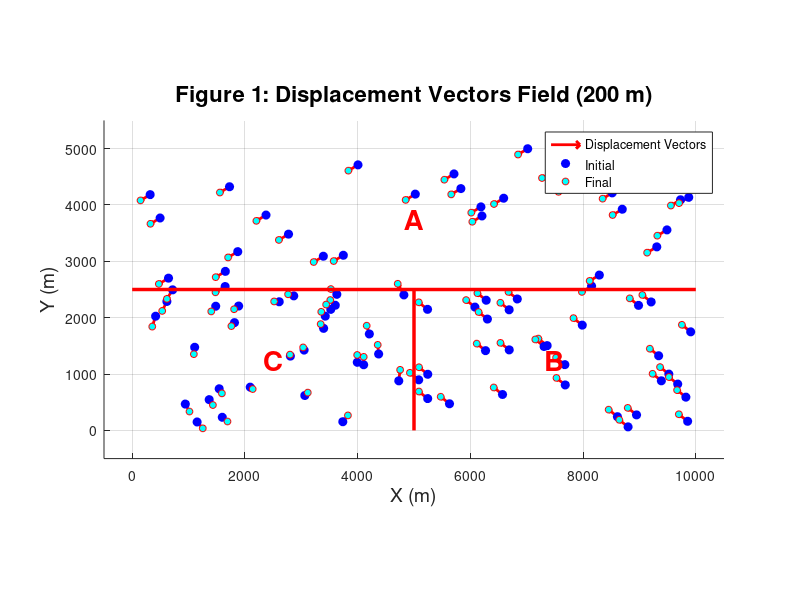
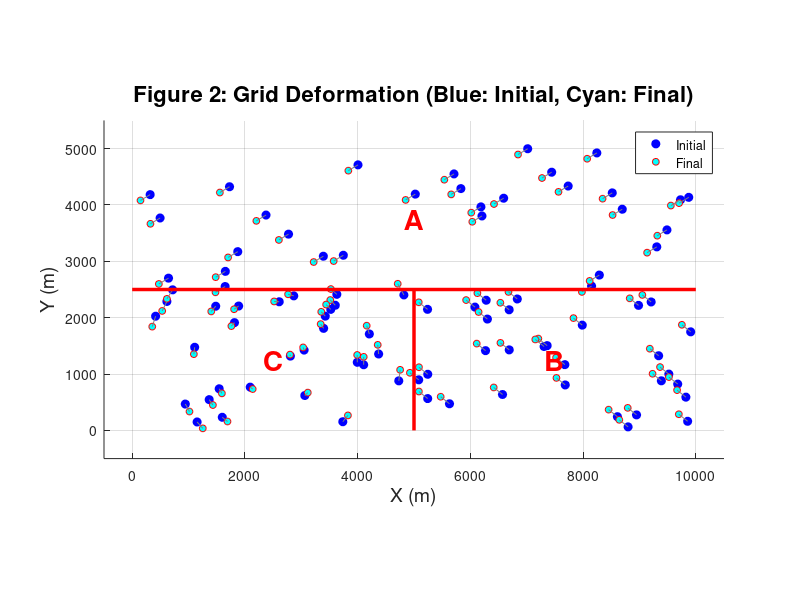

Source code (MATLAB) for these figures, in order: (Note: this script raises an error after producing the figures.)
% Mobin ravan
% Phobos
clear; clc; close all;

%% Parameter Definitions

% Total page dimensions
width = 10000;   % 10 km
height = 5000;   % 5 km

% Defining page boundaries
horizontal_boundary = height / 2;   % 2500 meters
vertical_boundary = width / 2;       % 5000 meters

%% ==================== Grid Points Generation (Random) ====================

n_points_per_page = 30;   % 30 points per page

% Plate A: Upper half (y >= 2500, 0 <= x <= 10000)
xA = rand(n_points_per_page, 1) * width;
yA = rand(n_points_per_page, 1) * (height - horizontal_boundary) + horizontal_boundary;

% Plate B: Bottom-Right (x >= 5000, y < 2500)
xB = rand(n_points_per_page, 1) * (width - vertical_boundary) + vertical_boundary;
yB = rand(n_points_per_page, 1) * horizontal_boundary;

% Plate C: Bottom-Left (x < 5000, y < 2500)
xC = rand(n_points_per_page, 1) * vertical_boundary;
yC = rand(n_points_per_page, 1) * horizontal_boundary;

% Combining all points
X_initial = [xA; xB; xC];
Y_initial = [yA; yB; yC];
n_points = length(X_initial);

%% ==================== Displacement Field Definition (200 m) ====================

% Plate A: Movement towards bottom-left (South-West)
Ux_A = -171.5;
Uy_A = -102.9;

% Plate B: Movement towards top-left (North-West)
Ux_B = -156.2;
Uy_B = +124.9;

% Plate C: Rotational movement around center (2500, 1250)
center_C_x = 2500;
center_C_y = 1250;
rotation_deg = 5;
rotation_rad = rotation_deg * pi / 180;

% Calculating displacement vectors for each point
Ux_initial = zeros(n_points, 1);
Uy_initial = zeros(n_points, 1);

for i = 1:n_points
    x = X_initial(i);
    y = Y_initial(i);
    
    if y >= horizontal_boundary
        % Plate A
        Ux_initial(i) = Ux_A;
        Uy_initial(i) = Uy_A;
    elseif x >= vertical_boundary
        % Plate B
        Ux_initial(i) = Ux_B;
        Uy_initial(i) = Uy_B;
    else
        % Plate C - Rotational
        dx = x - center_C_x;
        dy = y - center_C_y;
        Ux_initial(i) = dx * (cos(rotation_rad) - 1) - dy * sin(rotation_rad);
        Uy_initial(i) = dx * sin(rotation_rad) + dy * (cos(rotation_rad) - 1);
    end
end

% Final coordinates of points
X_final = X_initial + Ux_initial;
Y_final = Y_initial + Uy_initial;

%% ==================== Figure 1: Displacement Vectors (Separate) ====================

figure('Position', [100, 100, 1000, 800]);
hold on;

% Plotting displacement vectors (red arrows)
quiver(X_initial, Y_initial, Ux_initial, Uy_initial, 'r', 'LineWidth', 2, 'AutoScale', 'off');

% Plotting initial (blue) and final (cyan) points
plot(X_initial, Y_initial, 'bo', 'MarkerSize', 6, 'MarkerFaceColor', 'b');
plot(X_final, Y_final, 'ro', 'MarkerSize', 5, 'MarkerFaceColor', 'c');

% Plotting boundaries
plot([0, width], [horizontal_boundary, horizontal_boundary], 'r-', 'LineWidth', 2.5);
plot([vertical_boundary, vertical_boundary], [0, horizontal_boundary], 'r-', 'LineWidth', 2.5);

% Writing plate names
text(width/2, 3*height/4, 'A', 'FontSize', 20, 'FontWeight', 'bold', 'Color', 'r', ...
    'HorizontalAlignment', 'center');
text(3*width/4, height/4, 'B', 'FontSize', 20, 'FontWeight', 'bold', 'Color', 'r', ...
    'HorizontalAlignment', 'center');
text(width/4, height/4, 'C', 'FontSize', 20, 'FontWeight', 'bold', 'Color', 'r', ...
    'HorizontalAlignment', 'center');

% Axis settings
xlabel('X (m)', 'FontSize', 14);
ylabel('Y (m)', 'FontSize', 14);
title('Figure 1: Displacement Vectors Field (200 m)', 'FontSize', 16);
legend('Displacement Vectors', 'Initial', 'Final', 'Location', 'best');
axis equal;
grid on;
xlim([-500, 10500]);
ylim([-500, 5500]);

saveas(gcf, 'Figure1_Displacement_Vectors.jpg');

%% ==================== Figure 2: Network Deformation (Separate) ====================

figure('Position', [100, 100, 1000, 800]);
hold on;

% Plotting initial (blue) and final (cyan) points
plot(X_initial, Y_initial, 'bo', 'MarkerSize', 6, 'MarkerFaceColor', 'b');
plot(X_final, Y_final, 'ro', 'MarkerSize', 5, 'MarkerFaceColor', 'c');

% Plotting connection lines between initial and final points
for i = 1:n_points
    plot([X_initial(i), X_final(i)], [Y_initial(i), Y_final(i)], 'Color', [0.5 0.5 0.5], 'LineWidth', 0.5);
end

% Plotting boundaries
plot([0, width], [horizontal_boundary, horizontal_boundary], 'r-', 'LineWidth', 2.5);
plot([vertical_boundary, vertical_boundary], [0, horizontal_boundary], 'r-', 'LineWidth', 2.5);

% Writing plate names
text(width/2, 3*height/4, 'A', 'FontSize', 20, 'FontWeight', 'bold', 'Color', 'r', ...
    'HorizontalAlignment', 'center');
text(3*width/4, height/4, 'B', 'FontSize', 20, 'FontWeight', 'bold', 'Color', 'r', ...
    'HorizontalAlignment', 'center');
text(width/4, height/4, 'C', 'FontSize', 20, 'FontWeight', 'bold', 'Color', 'r', ...
    'HorizontalAlignment', 'center');

% Axis settings
xlabel('X (m)', 'FontSize', 14);
ylabel('Y (m)', 'FontSize', 14);
title('Figure 2: Grid Deformation (Blue: Initial, Cyan: Final)', 'FontSize', 16);
legend('Initial', 'Final', 'Location', 'best');
axis equal;
grid on;
xlim([-500, 10500]);
ylim([-500, 5500]);

saveas(gcf, 'Figure2_Network_Deformation.jpg');

%% ==================== Figure 3: Displacement in X Direction (Separate) ====================

% Creating a regular grid for contour
x_grid_reg = linspace(0, width, 100);
y_grid_reg = linspace(0, height, 60);
[X_reg, Y_reg] = meshgrid(x_grid_reg, y_grid_reg);
Ux_reg = griddata(X_initial, Y_initial, Ux_initial, X_reg, Y_reg, 'natural');

figure('Position', [100, 100, 1000, 800]);
hold on;

% Plotting filled contour of displacement in X direction
contourf(X_reg, Y_reg, Ux_reg, 30, 'LineStyle', 'none');
colorbar;
colormap('jet');

% Plotting boundaries
plot([0, width], [horizontal_boundary, horizontal_boundary], 'w-', 'LineWidth', 2.5);
plot([vertical_boundary, vertical_boundary], [0, horizontal_boundary], 'w-', 'LineWidth', 2.5);

% Writing plate names
text(width/2, 3*height/4, 'A', 'FontSize', 20, 'FontWeight', 'bold', 'Color', 'k', ...
    'HorizontalAlignment', 'center');
text(3*width/4, height/4, 'B', 'FontSize', 20, 'FontWeight', 'bold', 'Color', 'k', ...
    'HorizontalAlignment', 'center');
text(width/4, height/4, 'C', 'FontSize', 20, 'FontWeight', 'bold', 'Color', 'k', ...
    'HorizontalAlignment', 'center');

% Axis settings
xlabel('X (m)', 'FontSize', 14);
ylabel('Y (m)', 'FontSize', 14);
title('Figure 3: Displacement in X Direction (m)', 'FontSize', 16);
axis equal;
grid on;
xlim([-500, 10500]);
ylim([-500, 5500]);

saveas(gcf, 'Figure3_Displacement_X.jpg');

%% ==================== Continuation: Finite Difference Method (FDM) ====================

n_x_fdm = 50;
n_y_fdm = 30;
x_fdm = linspace(0, width, n_x_fdm);
y_fdm = linspace(0, height, n_y_fdm);
[X_fdm, Y_fdm] = meshgrid(x_fdm, y_fdm);

Ux_fdm = griddata(X_initial, Y_initial, Ux_initial, X_fdm, Y_fdm, 'natural');
Uy_fdm = griddata(X_initial, Y_initial, Uy_initial, X_fdm, Y_fdm, 'natural');

dx_fdm = x_fdm(2) - x_fdm(1);
dy_fdm = y_fdm(2) - y_fdm(1);

E_xx_FDM = zeros(n_y_fdm, n_x_fdm);
E_yy_FDM = zeros(n_y_fdm, n_x_fdm);
E_xy_FDM = zeros(n_y_fdm, n_x_fdm);
Rotation_FDM = zeros(n_y_fdm, n_x_fdm);

for i = 2:n_y_fdm-1
    for j = 2:n_x_fdm-1
        dUx_dx = (Ux_fdm(i, j+1) - Ux_fdm(i, j-1)) / (2 * dx_fdm);
        dUx_dy = (Ux_fdm(i+1, j) - Ux_fdm(i-1, j)) / (2 * dy_fdm);
        dUy_dx = (Uy_fdm(i, j+1) - Uy_fdm(i, j-1)) / (2 * dx_fdm);
        dUy_dy = (Uy_fdm(i+1, j) - Uy_fdm(i-1, j)) / (2 * dy_fdm);
        
        E_xx_FDM(i, j) = dUx_dx;
        E_yy_FDM(i, j) = dUy_dy;
        E_xy_FDM(i, j) = 0.5 * (dUx_dy + dUy_dx);
        Rotation_FDM(i, j) = 0.5 * (dUy_dx - dUx_dy);
    end
end

Dilatation_FDM = E_xx_FDM + E_yy_FDM;
MaxShear_FDM = sqrt(((E_xx_FDM - E_yy_FDM)/2).^2 + E_xy_FDM.^2);

% Edge padding / boundary filling
Dilatation_FDM(1,:) = Dilatation_FDM(2,:);
Dilatation_FDM(end,:) = Dilatation_FDM(end-1,:);
Dilatation_FDM(:,1) = Dilatation_FDM(:,2);
Dilatation_FDM(:,end) = Dilatation_FDM(:,end-1);

MaxShear_FDM(1,:) = MaxShear_FDM(2,:);
MaxShear_FDM(end,:) = MaxShear_FDM(end-1,:);
MaxShear_FDM(:,1) = MaxShear_FDM(:,2);
MaxShear_FDM(:,end) = MaxShear_FDM(:,end-1);

Rotation_FDM(1,:) = Rotation_FDM(2,:);
Rotation_FDM(end,:) = Rotation_FDM(end-1,:);
Rotation_FDM(:,1) = Rotation_FDM(:,2);
Rotation_FDM(:,end) = Rotation_FDM(:,end-1);

%% ==================== Finite Element Method (FEM) ====================

TRI = delaunay(X_initial, Y_initial);
n_triangles = size(TRI, 1);

E_xx_FEM = zeros(n_triangles, 1);
E_yy_FEM = zeros(n_triangles, 1);
E_xy_FEM = zeros(n_triangles, 1);
Rotation_FEM = zeros(n_triangles, 1);

for k = 1:n_triangles
    idx = TRI(k, :);
    x_vertices = X_initial(idx);
    y_vertices = Y_initial(idx);
    ux_vertices = Ux_initial(idx);
    uy_vertices = Uy_initial(idx);
    
    A_mat = [ones(3,1), x_vertices, y_vertices];
    
    coeff_u = A_mat \ ux_vertices;
    coeff_v = A_mat \ uy_vertices;
    
    dUx_dx = coeff_u(2);
    dUx_dy = coeff_u(3);
    dUy_dx = coeff_v(2);
    dUy_dy = coeff_v(3);
    
    E_xx_FEM(k) = dUx_dx;
    E_yy_FEM(k) = dUy_dy;
    E_xy_FEM(k) = 0.5 * (dUx_dy + dUy_dx);
    Rotation_FEM(k) = 0.5 * (dUy_dx - dUx_dy);
end

Dilatation_FEM = E_xx_FEM + E_yy_FEM;
MaxShear_FEM = sqrt(((E_xx_FEM - E_yy_FEM)/2).^2 + E_xy_FEM.^2);

%% ==================== Figure 4: Comparison of FDM and FEM (6 Subplots) ====================

idx_show = 1:5:n_points;

figure('Position', [100, 100, 1600, 900]);

% ========== First Row: FDM ==========

% 1. Dilatation - FDM
subplot(2, 3, 1);
contourf(X_fdm, Y_fdm, Dilatation_FDM, 20, 'LineStyle', 'none');
colorbar; hold on;
quiver(X_initial(idx_show), Y_initial(idx_show), Ux_initial(idx_show), Uy_initial(idx_show), ...
    'k', 'LineWidth', 1.5, 'AutoScale', 'off');
plot([0, width], [horizontal_boundary, horizontal_boundary], 'w-', 'LineWidth', 2);
plot([vertical_boundary, vertical_boundary], [0, horizontal_boundary], 'w-', 'LineWidth', 2);
text(width/2, 3*height/4, 'A', 'FontSize', 12, 'FontWeight', 'bold', 'Color', 'k');
text(3*width/4, height/4, 'B', 'FontSize', 12, 'FontWeight', 'bold', 'Color', 'k');
text(width/4, height/4, 'C', 'FontSize', 12, 'FontWeight', 'bold', 'Color', 'k');
xlabel('X (m)'); ylabel('Y (m)'); title('FDM: Dilatation + Vectors');
axis equal; xlim([-500,10500]); ylim([-500,5500]); colormap('jet');

% 2. Maximum Shear - FDM
subplot(2, 3, 2);
contourf(X_fdm, Y_fdm, MaxShear_FDM, 20, 'LineStyle', 'none');
colorbar; hold on;
quiver(X_initial(idx_show), Y_initial(idx_show), Ux_initial(idx_show), Uy_initial(idx_show), ...
    'k', 'LineWidth', 1.5, 'AutoScale', 'off');
plot([0, width], [horizontal_boundary, horizontal_boundary], 'w-', 'LineWidth', 2);
plot([vertical_boundary, vertical_boundary], [0, horizontal_boundary], 'w-', 'LineWidth', 2);
text(width/2, 3*height/4, 'A', 'FontSize', 12, 'FontWeight', 'bold', 'Color', 'k');
text(3*width/4, height/4, 'B', 'FontSize', 12, 'FontWeight', 'bold', 'Color', 'k');
text(width/4, height/4, 'C', 'FontSize', 12, 'FontWeight', 'bold', 'Color', 'k');
xlabel('X (m)'); ylabel('Y (m)'); title('FDM: Maximum Shear + Vectors');
axis equal; xlim([-500,10500]); ylim([-500,5500]);

% 3. Rotation - FDM
subplot(2, 3, 3);
contourf(X_fdm, Y_fdm, Rotation_FDM, 20, 'LineStyle', 'none');
colorbar; hold on;
quiver(X_initial(idx_show), Y_initial(idx_show), Ux_initial(idx_show), Uy_initial(idx_show), ...
    'k', 'LineWidth', 1.5, 'AutoScale', 'off');
plot([0, width], [horizontal_boundary, horizontal_boundary], 'w-', 'LineWidth', 2);
plot([vertical_boundary, vertical_boundary], [0, horizontal_boundary], 'w-', 'LineWidth', 2);
text(width/2, 3*height/4, 'A', 'FontSize', 12, 'FontWeight', 'bold', 'Color', 'k');
text(3*width/4, height/4, 'B', 'FontSize', 12, 'FontWeight', 'bold', 'Color', 'k');
text(width/4, height/4, 'C', 'FontSize', 12, 'FontWeight', 'bold', 'Color', 'k');
xlabel('X (m)'); ylabel('Y (m)'); title('FDM: Rotation + Vectors');
axis equal; xlim([-500,10500]); ylim([-500,5500]);

% ========== Second Row: FEM ==========

% 4. Dilatation - FEM
subplot(2, 3, 4);
trisurf(TRI, X_initial, Y_initial, zeros(size(X_initial)), Dilatation_FEM, ...
    'FaceColor', 'flat', 'EdgeColor', 'k', 'LineWidth', 0.3);
view(2); colorbar; hold on;
quiver(X_initial(idx_show), Y_initial(idx_show), Ux_initial(idx_show), Uy_initial(idx_show), ...
    'k', 'LineWidth', 1.5, 'AutoScale', 'off');
plot([0, width], [horizontal_boundary, horizontal_boundary], 'w-', 'LineWidth', 2);
plot([vertical_boundary, vertical_boundary], [0, horizontal_boundary], 'w-', 'LineWidth', 2);
text(width/2, 3*height/4, 'A', 'FontSize', 12, 'FontWeight', 'bold', 'Color', 'k');
text(3*width/4, height/4, 'B', 'FontSize', 12, 'FontWeight', 'bold', 'Color', 'k');
text(width/4, height/4, 'C', 'FontSize', 12, 'FontWeight', 'bold', 'Color', 'k');
xlabel('X (m)'); ylabel('Y (m)'); title('FEM: Dilatation on Triangles + Vectors');
axis equal; xlim([-500,10500]); ylim([-500,5500]);

% 5. Maximum Shear - FEM
subplot(2, 3, 5);
trisurf(TRI, X_initial, Y_initial, zeros(size(X_initial)), MaxShear_FEM, ...
    'FaceColor', 'flat', 'EdgeColor', 'k', 'LineWidth', 0.3);
view(2); colorbar; hold on;
quiver(X_initial(idx_show), Y_initial(idx_show), Ux_initial(idx_show), Uy_initial(idx_show), ...
    'k', 'LineWidth', 1.5, 'AutoScale', 'off');
plot([0, width], [horizontal_boundary, horizontal_boundary], 'w-', 'LineWidth', 2);
plot([vertical_boundary, vertical_boundary], [0, horizontal_boundary], 'w-', 'LineWidth', 2);
text(width/2, 3*height/4, 'A', 'FontSize', 12, 'FontWeight', 'bold', 'Color', 'k');
text(3*width/4, height/4, 'B', 'FontSize', 12, 'FontWeight', 'bold', 'Color', 'k');
text(width/4, height/4, 'C', 'FontSize', 12, 'FontWeight', 'bold', 'Color', 'k');
xlabel('X (m)'); ylabel('Y (m)'); title('FEM: Maximum Shear + Vectors');
axis equal; xlim([-500,10500]); ylim([-500,5500]);

% 6. Rotation - FEM
subplot(2, 3, 6);
trisurf(TRI, X_initial, Y_initial, zeros(size(X_initial)), Rotation_FEM, ...
    'FaceColor', 'flat', 'EdgeColor', 'k', 'LineWidth', 0.3);
view(2); colorbar; hold on;
quiver(X_initial(idx_show), Y_initial(idx_show), Ux_initial(idx_show), Uy_initial(idx_show), ...
    'k', 'LineWidth', 1.5, 'AutoScale', 'off');
plot([0, width], [horizontal_boundary, horizontal_boundary], 'w-', 'LineWidth', 2);
plot([vertical_boundary, vertical_boundary], [0, horizontal_boundary], 'w-', 'LineWidth', 2);
text(width/2, 3*height/4, 'A', 'FontSize', 12, 'FontWeight', 'bold', 'Color', 'k');
text(3*width/4, height/4, 'B', 'FontSize', 12, 'FontWeight', 'bold', 'Color', 'k');
text(width/4, height/4, 'C', 'FontSize', 12, 'FontWeight', 'bold', 'Color', 'k');
xlabel('X (m)'); ylabel('Y (m)'); title('FEM: Rotation + Vectors');
axis equal; xlim([-500,10500]); ylim([-500,5500]);

annotation('textbox', [0 0.95 1 0.05], 'String', 'Figure 4: Comparison of FDM and FEM Methods (200m, Random Points)', ...
    'EdgeColor', 'none', 'HorizontalAlignment', 'center', 'FontSize', 14, 'FontWeight', 'bold');

saveas(gcf, 'Figure4_FDM_vs_FEM.jpg');

%% ==================== Figure 5: Details of FEM Results (4 Subplots) ====================

figure('Position', [100, 100, 1200, 800]);

% 1. Triangulation
subplot(2, 2, 1);
triplot(TRI, X_initial, Y_initial, 'b-', 'LineWidth', 0.5);
hold on;
plot(X_initial, Y_initial, 'ro', 'MarkerSize', 3);
plot([0, width], [horizontal_boundary, horizontal_boundary], 'k-', 'LineWidth', 2);
plot([vertical_boundary, vertical_boundary], [0, horizontal_boundary], 'k-', 'LineWidth', 2);
text(width/2, 3*height/4, 'A', 'FontSize', 14, 'FontWeight', 'bold', 'Color', 'k');
text(3*width/4, height/4, 'B', 'FontSize', 14, 'FontWeight', 'bold', 'Color', 'k');
text(width/4, height/4, 'C', 'FontSize', 14, 'FontWeight', 'bold', 'Color', 'k');
xlabel('X (m)'); ylabel('Y (m)'); title('Delaunay Triangulation');
axis equal; xlim([-500,10500]); ylim([-500,5500]);

% 2. Dilatation with Vectors
subplot(2, 2, 2);
patch('Faces', TRI, 'Vertices', [X_initial, Y_initial], 'FaceVertexCData', Dilatation_FEM, ...
    'FaceColor', 'flat', 'EdgeColor', 'k', 'LineWidth', 0.3);
colorbar; hold on;
quiver(X_initial(idx_show), Y_initial(idx_show), Ux_initial(idx_show), Uy_initial(idx_show), ...
    'k', 'LineWidth', 1.5, 'AutoScale', 'off');
plot([0, width], [horizontal_boundary, horizontal_boundary], 'w-', 'LineWidth', 2);
plot([vertical_boundary, vertical_boundary], [0, horizontal_boundary], 'w-', 'LineWidth', 2);
xlabel('X (m)'); ylabel('Y (m)'); title('Dilatation (\Delta) + Displacement Vectors');
axis equal; xlim([-500,10500]); ylim([-500,5500]);

% 3. Maximum Shear with Vectors
subplot(2, 2, 3);
patch('Faces', TRI, 'Vertices', [X_initial, Y_initial], 'FaceVertexCData', MaxShear_FEM, ...
    'FaceColor', 'flat', 'EdgeColor', 'k', 'LineWidth', 0.3);
colorbar; hold on;
quiver(X_initial(idx_show), Y_initial(idx_show), Ux_initial(idx_show), Uy_initial(idx_show), ...
    'k', 'LineWidth', 1.5, 'AutoScale', 'off');
plot([0, width], [horizontal_boundary, horizontal_boundary], 'w-', 'LineWidth', 2);
plot([vertical_boundary, vertical_boundary], [0, horizontal_boundary], 'w-', 'LineWidth', 2);
xlabel('X (m)'); ylabel('Y (m)'); title('Maximum Shear (\Gamma_{max}) + Displacement Vectors');
axis equal; xlim([-500,10500]); ylim([-500,5500]);

% 4. Rotation with Vectors
subplot(2, 2, 4);
patch('Faces', TRI, 'Vertices', [X_initial, Y_initial], 'FaceVertexCData', Rotation_FEM, ...
    'FaceColor', 'flat', 'EdgeColor', 'k', 'LineWidth', 0.3);
colorbar; hold on;
quiver(X_initial(idx_show), Y_initial(idx_show), Ux_initial(idx_show), Uy_initial(idx_show), ...
    'k', 'LineWidth', 1.5, 'AutoScale', 'off');
plot([0, width], [horizontal_boundary, horizontal_boundary], 'w-', 'LineWidth', 2);
plot([vertical_boundary, vertical_boundary], [0, horizontal_boundary], 'w-', 'LineWidth', 2);
xlabel('X (m)'); ylabel('Y (m)'); title('Rotation (\Phi) + Displacement Vectors');
axis equal; xlim([-500,10500]); ylim([-500,5500]);

annotation('textbox', [0 0.95 1 0.05], 'String', 'Figure 5: FEM Results with Displacement Vectors', ...
    'EdgeColor', 'none', 'HorizontalAlignment', 'center', 'FontSize', 14, 'FontWeight', 'bold');

saveas(gcf, 'Figure5_FEM_Details.jpg');

%% ==================== Statistical Analysis ====================

idx_A = (Y_initial >= horizontal_boundary);
idx_B = (X_initial >= vertical_boundary) & (Y_initial < horizontal_boundary);
idx_C = (X_initial < vertical_boundary) & (Y_initial < horizontal_boundary);

fprintf('\n========== Statistical Analysis Results ==========\n\n');

fprintf('Plate A (Upper Half - Movement Towards South-West):\n');
fprintf('  Mean Dilatation: %.2e\n', mean(Dilatation_FEM(idx_A)));
fprintf('  Mean Maximum Shear: %.2e\n', mean(MaxShear_FEM(idx_A)));
fprintf('  Mean Rotation: %.2e\n\n', mean(Rotation_FEM(idx_A)));

fprintf('Plate B (Bottom-Right - Movement Towards North-West):\n');
fprintf('  Mean Dilatation: %.2e\n', mean(Dilatation_FEM(idx_B)));
fprintf('  Mean Maximum Shear: %.2e\n', mean(MaxShear_FEM(idx_B)));
fprintf('  Mean Rotation: %.2e\n\n', mean(Rotation_FEM(idx_B)));

fprintf('Plate C (Bottom-Left - Rotational Movement):\n');
fprintf('  Mean Dilatation: %.2e\n', mean(Dilatation_FEM(idx_C)));
fprintf('  Mean Maximum Shear: %.2e\n', mean(MaxShear_FEM(idx_C)));
fprintf('  Mean Rotation: %.2e\n\n', mean(Rotation_FEM(idx_C)));

%% ==================== Saving Results ====================

save('results_strain_analysis_final.mat', 'X_initial', 'Y_initial', 'Ux_initial', 'Uy_initial', ...
    'Dilatation_FEM', 'MaxShear_FEM', 'Rotation_FEM', 'TRI');

fprintf('\n========== Full Saving Completed ==========\n\n');
fprintf('5 Final Figures:\n');
fprintf('   Figure1_Displacement_Vectors.jpg - Figure 1: Displacement Vectors Field\n');
fprintf('   Figure2_Network_Deformation.jpg - Figure 2: Grid Deformation\n');
fprintf('   Figure3_Displacement_X.jpg - Figure 3: Displacement in X Direction\n');
fprintf('   Figure4_FDM_vs_FEM.jpg - Figure 4: FDM and FEM Comparison (6 Subplots)\n');
fprintf('   Figure5_FEM_Details.jpg - Figure 5: FEM Details (4 Subplots)\n');
